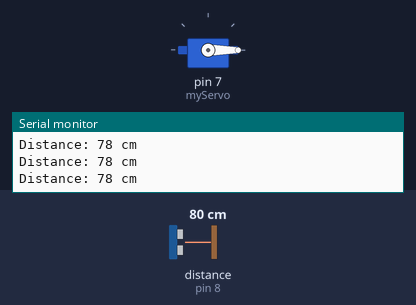
Bench run of a sketch on a simulated Arduino Uno, built with avr-gcc and run on an emulated ATmega328P. On the bench: servo, the last lines printed to the serial monitor. Wiring (inferred from the names in the program): ultrasonic range finder: trigger pin 9; echo pin 8. The test bench sets the inputs (shaded band); at power-on: distance to the obstacle (sensor on pin 8) 80 cm. The echo pulse lasts 58.3 µs per cm.

Above: at 1.2 s.
1.3 s: distance to the obstacle (sensor on pin 8) set to 13 cm
2.8 s: distance to the obstacle (sensor on pin 8) set to 10 cm
At 3.7 s:
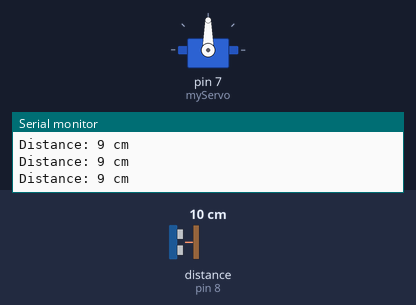
4.3 s: distance to the obstacle (sensor on pin 8) set to 18 cm
At 5.5 s:
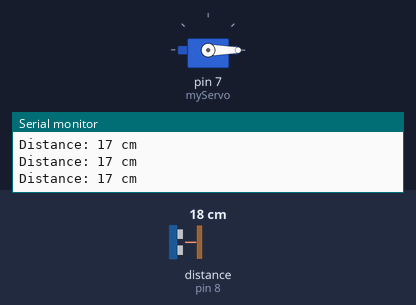
5.8 s: distance to the obstacle (sensor on pin 8) set to 2 cm
At 6.4 s:
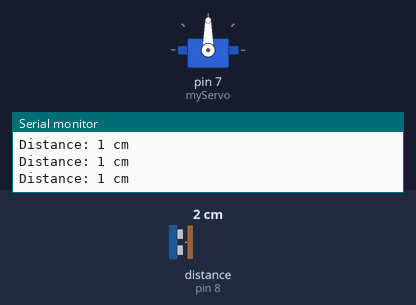
Timing chart, 0 to 8.3 s (numbered marks = the images above; inputs shaded):
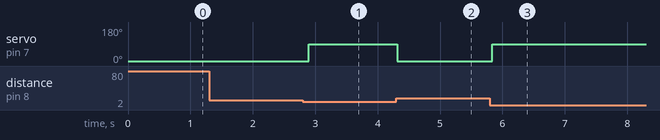

Measured:
- the behaviour switches between 12 and 11 cm on distance to the obstacle (sensor on pin 8) (found by bisection; images 0 and 1)
- after the input at 2.8 s, servo on pin 7 (myServo): 0° → 90° after 0.09 s
- after the input at 4.3 s, servo on pin 7 (myServo): 90° → 0° at once
- after the input at 5.8 s, servo on pin 7 (myServo): 0° → 90° at once

The sketch:

ultrasonic_servo.ino
```cpp
#include <Servo.h>

const int trigPin = 9;
const int echoPin = 8;

Servo myServo;

long duration;
int distance;

void setup() {
  pinMode(trigPin, OUTPUT);
  pinMode(echoPin, INPUT);

  myServo.attach(7);
  myServo.write(0);

  Serial.begin(9600);
}

void loop() {
  digitalWrite(trigPin, LOW);
  delayMicroseconds(2);

  digitalWrite(trigPin, HIGH);
  delayMicroseconds(10);
  digitalWrite(trigPin, LOW);

  duration = pulseIn(echoPin, HIGH);
  distance = duration * 0.034 / 2;

  Serial.print("Distance: ");
  Serial.print(distance);
  Serial.println(" cm");

  if (distance <= 10 && distance > 0) {
    myServo.write(90);
  } else {
    myServo.write(0);
  }

  delay(100);
}
```
